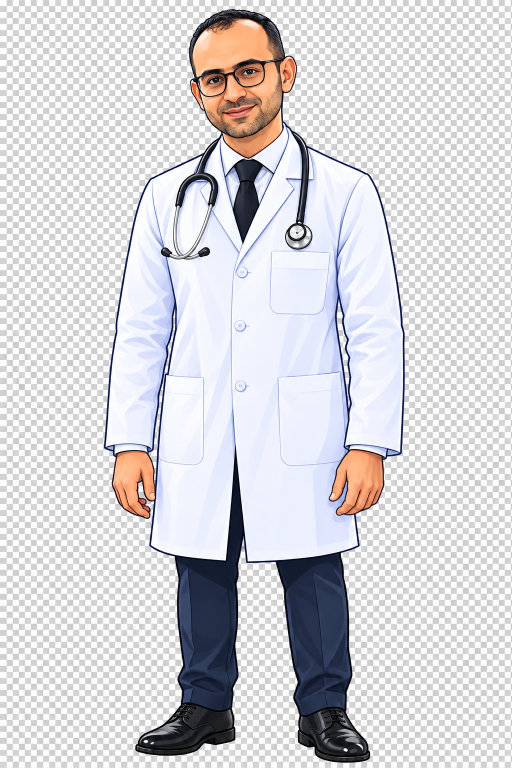
#> input picture sibo-animation/assets/character/doctor_cartoon_master_original.png, 1024 x 1536 px (shown at 1/2 size)
$ python clean_master.py
#> lines starting #> are read from the running program, lines starting #| are printed output that depends on the picture; after the words box and inside, x2 and y2 are one past the last pixel; in counts of white or black regions, pixels touching at a corner belong together
"""doctor_cartoon_master_original.png (RGB, checkerboard painted in) -> doctor_cartoon_master.png (true alpha).
1) remove the checkerboard connected to the image border (stops at the character's dark outline);
2) remove the enclosed checkerboard slivers between each arm and the coat (bounded by outlines on both sides)."""
from PIL import Image, ImageFilter
import numpy as np, os
from scipy import ndimage as nd
D = os.path.join(os.path.dirname(os.path.dirname(os.path.abspath(__file__))), 'assets/character')
src = Image.open(os.path.join(D, 'doctor_cartoon_master_original.png')).convert('RGB')
#> src is the input picture: PIL image 1024x1536 RGB; mean R, G, B 213.8, 212.8, 216.4
a = np.asarray(src).astype(int)
mx, mn = a.max(-1), a.min(-1)
cand = (mn > 185) & (mx - mn < 10)
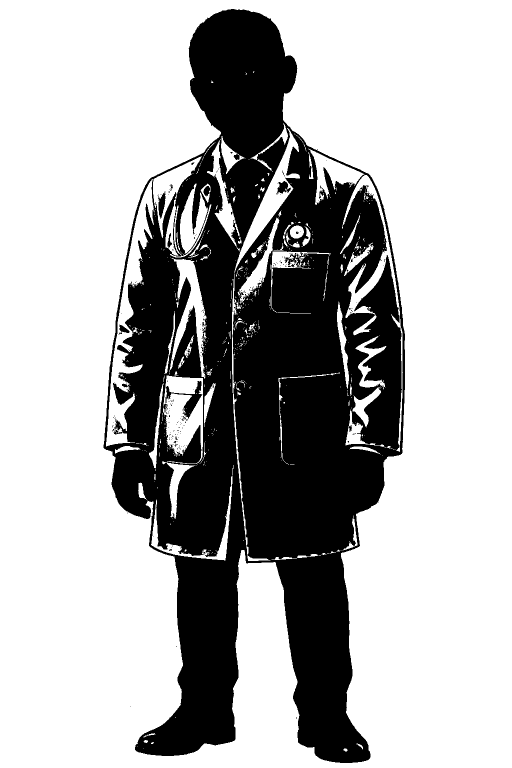
#> cand: shape (1536, 1024) bool (shown at 1/2 size); 69.3% white; 234 black regions (225 under 20 px), largest, box (x1, y1, x2, y2) and area: (207, 18, 810, 1526) 479459, (331, 762, 405, 838) 1345, (315, 383, 331, 438) 467
lab, n = nd.label(cand)
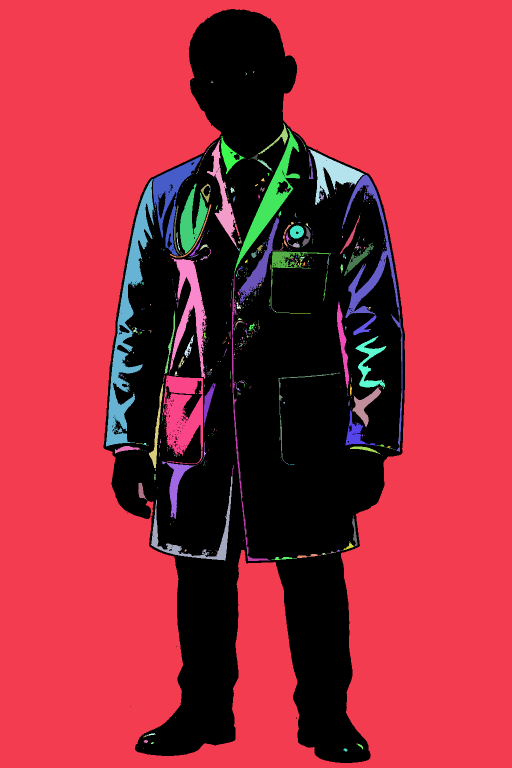
#> lab: shape (1536, 1024) int32 (shown at 1/2 size); 951 distinct labels, from 0 to 950; one colour per label, 0 black
#> n = 950
border = list(set(np.unique(np.r_[lab[0], lab[-1], lab[:, 0], lab[:, -1]])) - {0})
#> border = [1]
fg = ~np.isin(lab, border)
#> fg: shape (1536, 1024) bool; 36.3% white; 7 white regions (6 under 20 px), largest, box (x1, y1, x2, y2) and area: (207, 18, 810, 1526) 570991
l2, n2 = nd.label(fg); s = nd.sum(fg, l2, range(1, n2 + 1)); fg = l2 == (np.argmax(s) + 1)
#> after `l2, n2 = nd.label(fg)`:
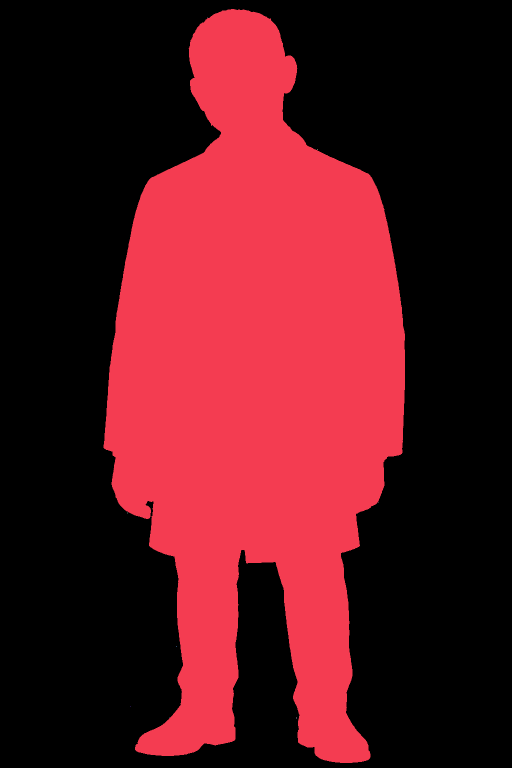
#> l2: shape (1536, 1024) int32 (shown at 1/2 size); 10 distinct labels, from 0 to 9; one colour per label, 0 black
#> after `l2, n2 = nd.label(fg)`: n2 = 9
#> after `s = nd.sum(fg, l2, range(1, n2 + 1))`: s = [570989, 1, 2, 1, 2, 2, 1, 1, 4]
#> after `fg = l2 == np.argmax(s) + 1`: fg: shape (1536, 1024) bool; 36.3% white; 1 white region, box (x1, y1, x2, y2) and area: (207, 18, 810, 1526) 570989
# arm/coat slivers: inside each strip box, light regions that touch neither the sleeve side nor the coat side
for x0, y0, x1, y1 in [(290, 600, 345, 1000), (645, 585, 705, 905)]:
    box = a[y0:y1, x0:x1]
    light = box.sum(-1) > 480
    l3, n3 = nd.label(light)
    for k, sl in enumerate(nd.find_objects(l3)):
        if sl is None: continue
        touches = sl[1].start == 0 or sl[1].stop == x1 - x0
        if not touches:
            m = l3 == k + 1
            fg[y0:y1, x0:x1][m] = False
#> this loop made 2 passes
#> n3 on passes 1 to 2: 9, 8
#> pass 1, `l3, n3 = nd.label(light)`:
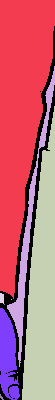
#> l3: shape (400, 55) int32; 10 distinct labels, from 0 to 9; one colour per label, 0 black
#> after the loop:
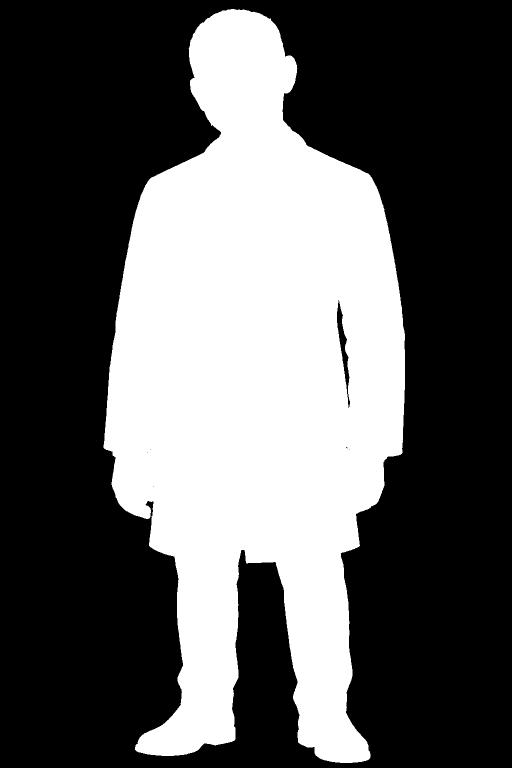
#> fg: shape (1536, 1024) bool (shown at 1/2 size); 36.2% white; 1 white region, box (x1, y1, x2, y2) and area: (207, 18, 810, 1526) 569328
#> after the loop:
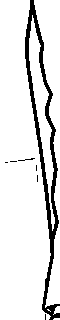
#> light: shape (320, 60) bool; 88.5% white; 7 black regions (6 under 20 px), largest, box (x1, y1, x2, y2) and area: (25, 0, 60, 320) 2168
# the left sliver is slanted and runs past the hand: clear neutral (non-blue) light pixels inside its traced outline
from PIL import ImageDraw
pm = Image.new('L', src.size, 0)
#> pm: PIL image 1024x1536 L; every value is 0
ImageDraw.Draw(pm).polygon([(334, 640), (350, 640), (332, 760), (324, 900), (318, 1012), (268, 1012), (268, 950), (304, 900), (312, 780)], fill=255)
#> pm: PIL image 1024x1536 L; 0.64% white; 1 white region, box (x1, y1, x2, y2) and area: (268, 640, 351, 1013) 10097
neutral = (a.sum(-1) > 480) & (abs(a[..., 2] - a[..., 0]) < 9) & (abs(a[..., 1] - a[..., 0]) < 9)
#> neutral: shape (1536, 1024) bool; 68.7% white; 212 black regions (204 under 20 px), largest, box (x1, y1, x2, y2) and area: (207, 18, 810, 1526) 490648, (315, 367, 348, 439) 738, (549, 360, 582, 393) 618
fg[(np.asarray(pm) > 0) & neutral] = False
#> fg: shape (1536, 1024) bool; 36.1% white; 1 white region, box (x1, y1, x2, y2) and area: (207, 18, 810, 1526) 567464
fg = nd.binary_erosion(fg, iterations=1)
#> fg: shape (1536, 1024) bool; 35.7% white; 2 white regions (1 under 20 px), largest, box (x1, y1, x2, y2) and area: (208, 19, 809, 1525) 561329
al = Image.fromarray((fg * 255).astype(np.uint8)).filter(ImageFilter.GaussianBlur(0.8))
out = src.convert('RGBA'); out.putalpha(al); out.save(os.path.join(D, 'doctor_cartoon_master.png'))
#> after `out.putalpha(al)`:
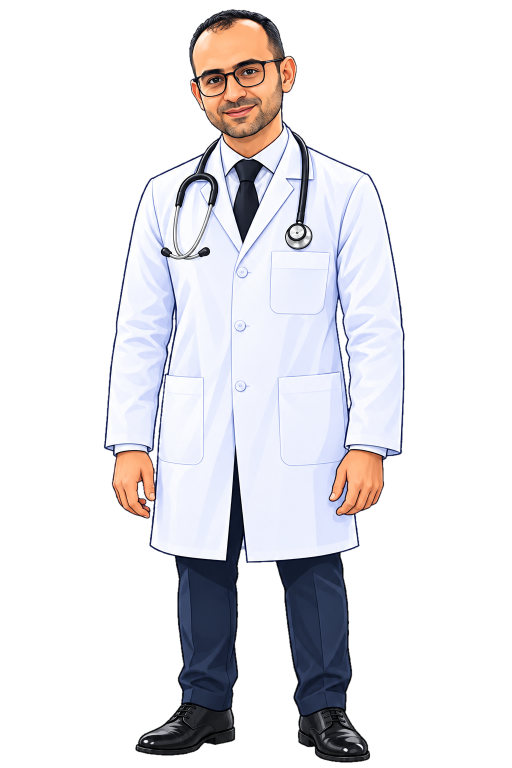
#> out: PIL image 1024x1536 RGBA (shown at 1/2 size); mean R, G, B, A 213.8, 212.8, 216.4, 91; transparent parts drawn white
print('saved; transparent fraction', round(float((np.asarray(out)[..., 3] == 0).mean()), 3))
#| saved; transparent fraction 0.635

$ run again, with sibo-animation/assets/character/doctor_sheet.png copied over sibo-animation/assets/character/doctor_cartoon_master_original.png
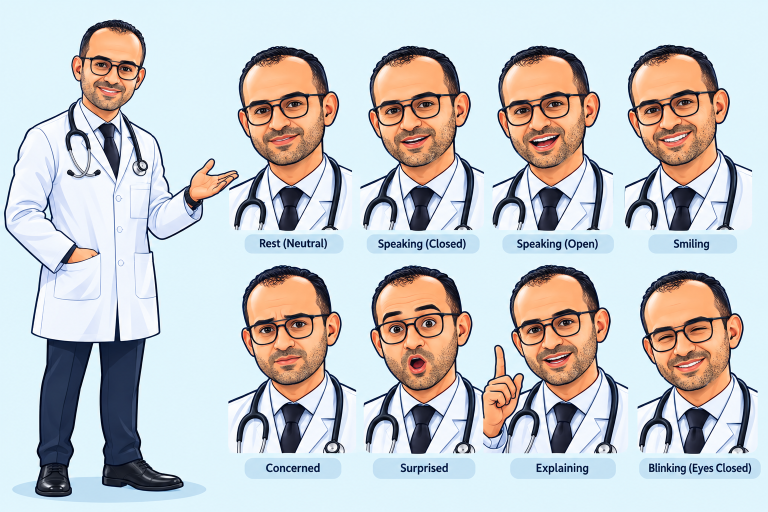
#> input picture sibo-animation/assets/character/doctor_sheet.png, 1536 x 1024 px (shown at 1/2 size)
#> src is the input picture: PIL image 1536x1024 RGB; mean R, G, B 196.8, 197.9, 199.7
#> cand: shape (1024, 1536) bool; 4.7% white; 1868 white regions (1585 under 20 px), largest, box (x1, y1, x2, y2) and area: (174, 311, 229, 468) 2442, (13, 257, 99, 422) 2373, (148, 202, 231, 361) 1764
#> `lab, n = nd.label(cand)`:
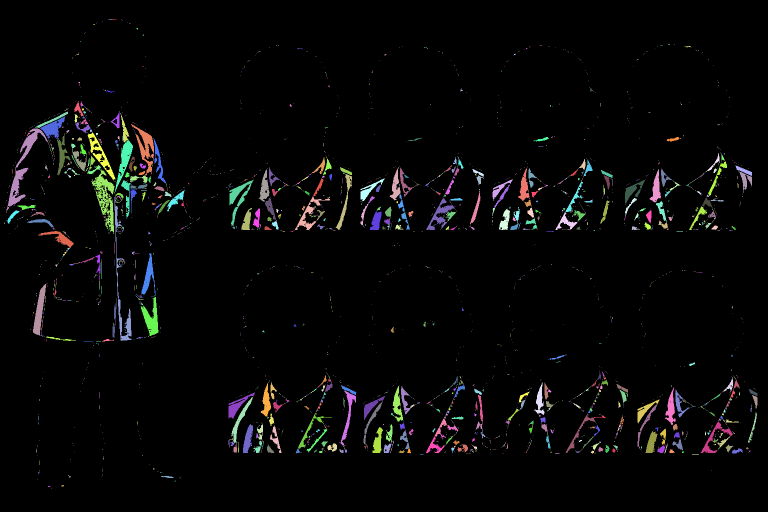
#> lab: shape (1024, 1536) int32 (shown at 1/2 size); 2962 distinct labels, from 0 to 2961; one colour per label, 0 black
#> n = 2961
#> border = []
#> l2: shape (1024, 1536) int32; every value is 1
#> n2 = 1
#> s = [1572864]
#> the loop `for x0, y0, x1, y1 in [(290, 600, 345, 1000), (645, 585, 705, 905)]:` made 2 passes
#> n3 on passes 1 to 2: 4, 27
#> neutral: shape (1024, 1536) bool; 3.9% white; 1806 white regions (1501 under 20 px), largest, box (x1, y1, x2, y2) and area: (13, 257, 98, 422) 2049, (148, 204, 231, 360) 1574, (262, 248, 308, 365) 1476
#> `fg = nd.binary_erosion(fg, iterations=1)`:
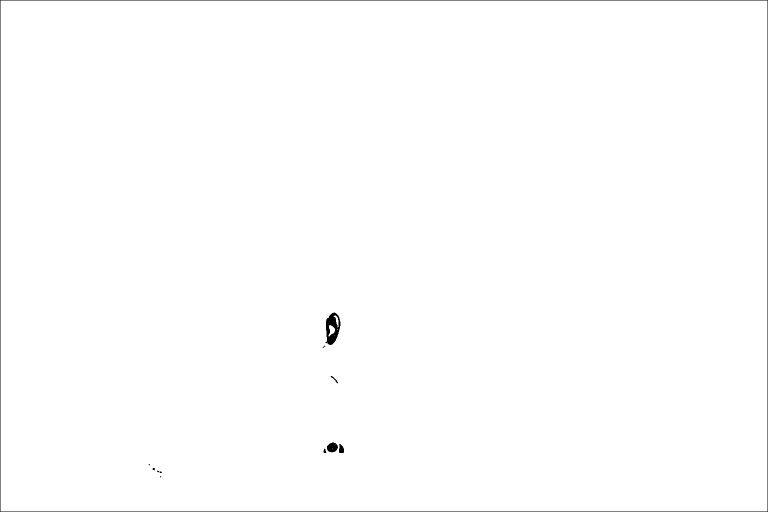
#> fg: shape (1024, 1536) bool (shown at 1/2 size); 99.6% white; 12 black regions (5 under 20 px), largest, box (x1, y1, x2, y2) and area: (0, 0, 1536, 1024) 5116, (651, 625, 681, 690) 1146, (654, 885, 676, 905) 325
#| saved; transparent fraction 0.0
